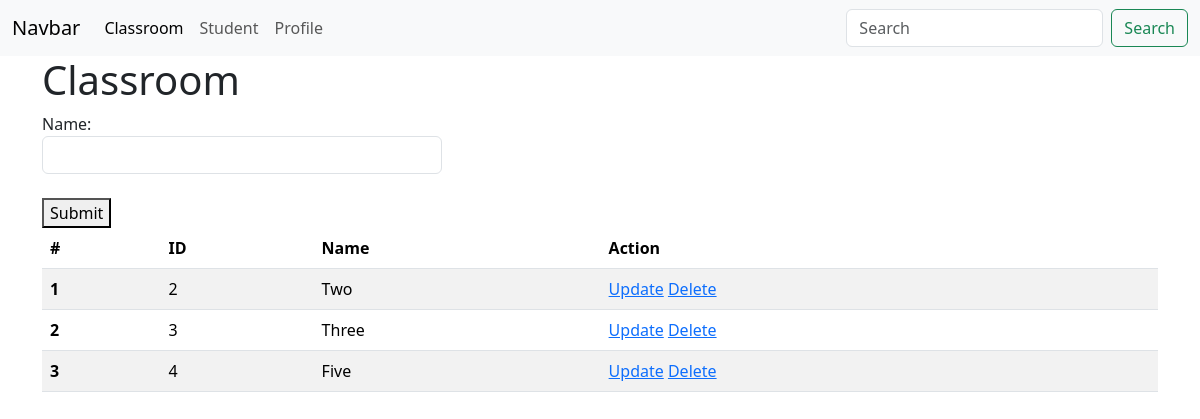
Screenshot of /crud/classroom/ with the database file from the repository.
### crud/models.py (models this page shows)
class ClassRoom(models.Model):
    name = models.CharField(max_length=20)

### crud/views.py (the view)
# urls.py: path('classroom/', classroom, name='classroom'),
def classroom(request):
    if request.method == "POST":
        name = request.POST.get("name")
        ClassRoom.objects.create(name=name)
        return redirect('classroom')
    classrooms = ClassRoom.objects.all()
    return render(request, template_name='crud/classroom.html', context={"classrooms": classrooms,
                                                                         "classroom_active": "active"})

### crud/templates/crud/classroom.html (shortened to what this page needs)
{% extends 'core/base.html' %}
{% block content %}
    <h1>Classroom</h1>
    <form method="post" action="{% url 'classroom' %}">
        Name:<br>
        <input class="form form-control" name="name" style="width: 400px"><br>
        <button type="submit">Submit</button>
    </form>
    <table class="table table-striped">
        <thead>
        <tr>
            <th scope="col">#</th>
            <th scope="col">ID</th>
            <th scope="col">Name</th>
            <th scope="col">Action</th>
        </tr>
        </thead>
        <tbody>
        {% for classroom in classrooms %}
            <tr>
                <th scope="row">{{ forloop.counter }}</th>
                <td>{{ classroom.id }}</td>
                <td>{{ classroom.name }}</td>
                <td>
                    <a href="#">Update</a>
                    <a href="{% url 'delete_classroom' classroom.id %}">Delete</a>
                </td>
            </tr>
        {% endfor %}
        </tbody>
    </table>
{% endblock %}

### rows the page displays
ClassRoom: id "2", name "Two"
ClassRoom: id "3", name "Three"
ClassRoom: id "4", name "Five"
